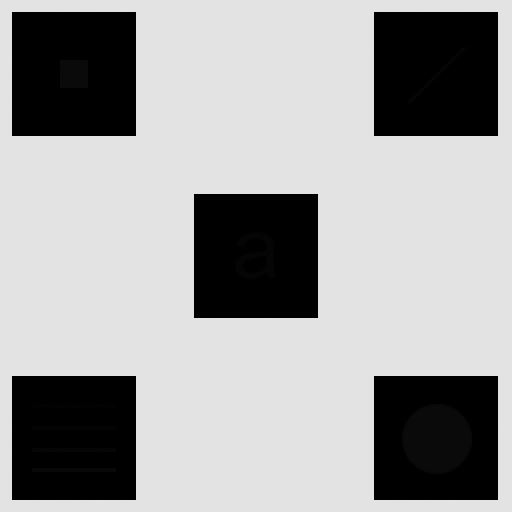
#> input picture Anexos, Imagens e Videos/Fig0326(a)(embedded_square_noisy_512).tif, 512 x 512 px, found by its file name
$ python Equalizacao_Global_Adaptativa.py
#> lines starting #> are read from the running program, lines starting #| are printed output that depends on the picture
import cv2
import numpy
import sys
from pathlib import Path

path = Path(sys.path[0])
caminhoImagem = str(path.parent.absolute()) + '\\Anexos, Imagens e Videos\\Fig0326(a)(embedded_square_noisy_512).tif'

# Carrega a imagem
image = cv2.imread(caminhoImagem,0)
#> image is the input picture: shape (512, 512); min 0, max 228, mean 160.7
cv2.namedWindow('Imagem original', cv2.WINDOW_GUI_EXPANDED)
cv2.imshow('Imagem original', image)

# Equalização Global
equaGlobal = cv2.equalizeHist(image)
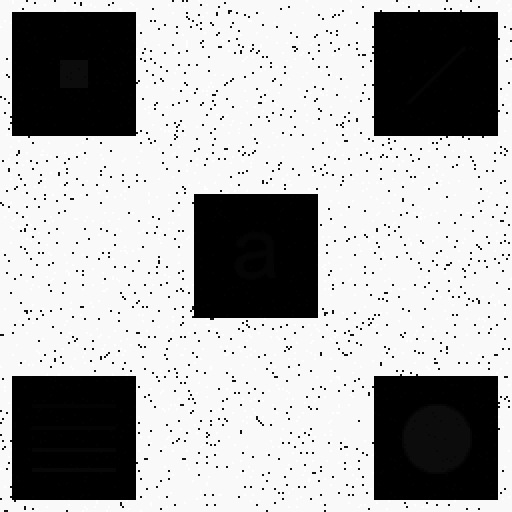
#> equaGlobal: shape (512, 512); min 0, max 255, mean 172.2
cv2.namedWindow('Equalização Global', cv2.WINDOW_GUI_EXPANDED)
cv2.imshow('Equalização Global', equaGlobal)

# CLAHE (Contrast Limited Adaptive Histogram Equalization)
# Cria um objeto CLAHE (Argumentos são opcionais).
clahe = cv2.createCLAHE()
cl1 = clahe.apply(image)
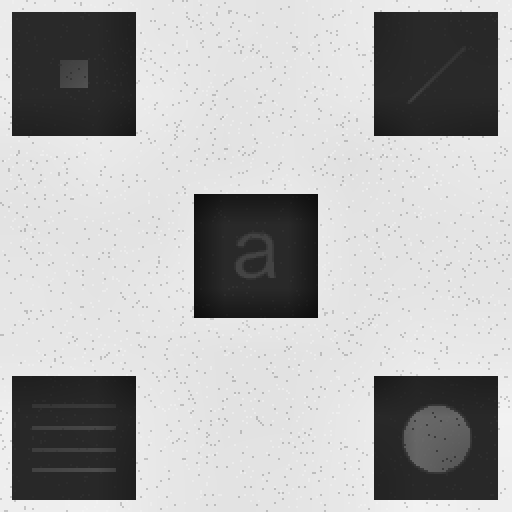
#> cl1: shape (512, 512); min 13, max 243, mean 173.7
cv2.namedWindow('Equalização Adaptativa', cv2.WINDOW_GUI_EXPANDED)
cv2.imshow('Equalização Adaptativa', cl1)

cv2.waitKey(0)
cv2.destroyAllWindows()
